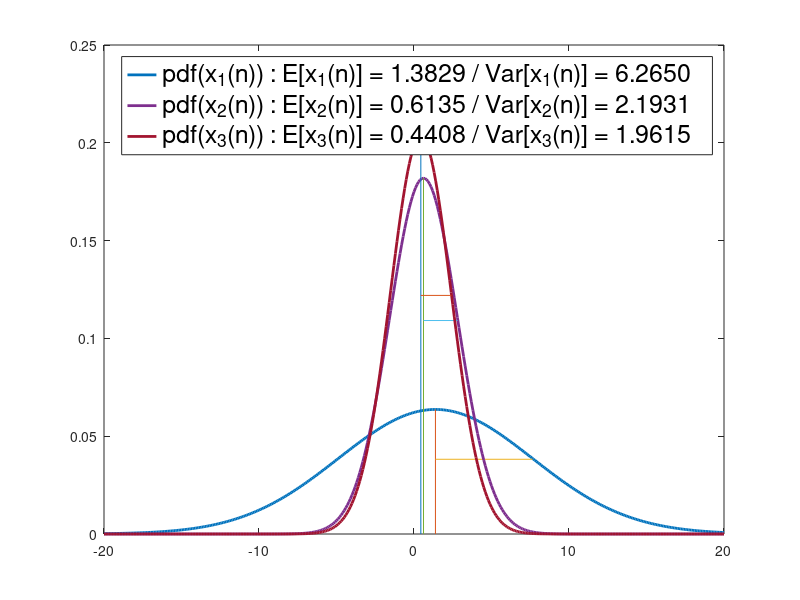
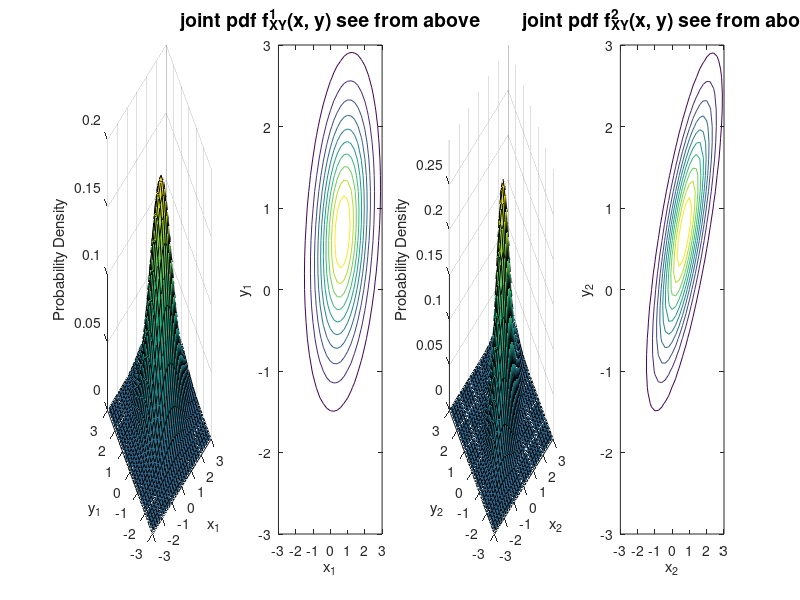
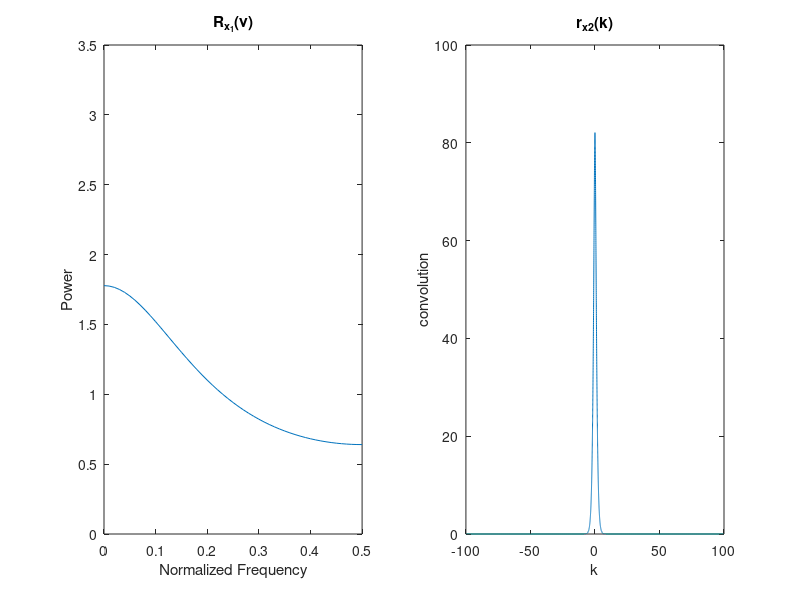

Write MATLAB code to recreate these figures, in order.
clear all
close all

%% task 1
clear all

load('Gaussian1D.mat')

x = -20:.1:20;

figure(1)
pd1 = makedist('Normal', 'mu', mean(s1), 'sigma', var(s1));

pdf1 = pdf(pd1, x);
p1 = plot(x,pdf1,'LineWidth',2); hold on
plot([mean(s1) mean(s1)], [0 0.06368], '-');
plot([mean(s1) mean(s1)+var(s1)], [0.038208 0.038208], '-');

pd2 = makedist('Normal', 'mu', mean(s2), 'sigma', var(s2));
pdf2 = pdf(pd2, x);
p2 = plot(x,pdf2,'LineWidth',2); hold on
plot([mean(s2) mean(s2)], [0 0.1819], '-');
plot([mean(s2) mean(s2)+var(s2)], [0.10914 0.10914], '-');

pd3 = makedist('Normal', 'mu', mean(s3), 'sigma', var(s3));
pdf3 = pdf(pd3, x);
p3 = plot(x,pdf3,'LineWidth',2); hold on
plot([mean(s3) mean(s3)], [0 0.2033], '-');
plot([mean(s3) mean(s3)+var(s3)], [0.12198 0.12198], '-');

title('')
legend([p1 p2 p3], {'pdf(x_1(n)) : E[x_1(n)] = 1.3829 / Var[x_1(n)] = 6.2650', 'pdf(x_2(n)) : E[x_2(n)] = 0.6135 / Var[x_2(n)] = 2.1931', 'pdf(x_3(n)) : E[x_3(n)] = 0.4408 / Var[x_3(n)] = 1.9615'}, 'Fontsize', 18);

%% task 2
clear all

load('Gaussian2D.mat')

figure(2)
subplot(1,4,1)
mu = mean(s1);
Sigma = corrcoef(s1);
x1 = -3:.2:3; y1 = -3:.2:3;
[X1,Y1] = meshgrid(x1,y1);
F1 = mvnpdf([X1(:) Y1(:)],mu,Sigma);
F1 = reshape(F1,length(y1),length(x1));
surf(x1,y1,F1);
caxis([min(F1(:))-.5*range(F1(:)),max(F1(:))]);
axis([-3 3 -3 3 0 .2])
xlabel('x_1'); ylabel('y_1'); zlabel('Probability Density');

subplot(1,4,3)
mu = mean(s2);
Sigma = corrcoef(s2);
x2 = -3:.2:3; y2 = -3:.2:3;
[X2,Y2] = meshgrid(x2,y2);
F2 = mvnpdf([X2(:) Y2(:)],mu,Sigma);
F2 = reshape(F2,length(y2),length(x2));
surf(x2,y2,F2);
caxis([min(F2(:))-.5*range(F2(:)),max(F2(:))]);
axis([-3 3 -3 3 0 .3])
xlabel('x_2'); ylabel('y_2'); zlabel('Probability Density');

subplot(1,4,2)
contour(x1,y1,F1);
xlabel('x_1'); ylabel('y_1');
title('joint pdf f_{XY}^1(x, y) see from above', 'FontSize', 14);

subplot(1,4,4)
contour(x2,y2,F2);
xlabel('x_2'); ylabel('y_2');
title('joint pdf f_{XY}^2(x, y) see from above', 'FontSize', 14);

%% Task 4
clear all

load('SinusInNoise1.mat');

figure(4)
subplot(1,2,1)
periodogram(y1);
title('Power spectrum of output 1');
subplot(1,2,2)
periodogram(y2);
title('Power spectrum of output 2');

%% Task 5
clear all

load('SinusInNoise2.mat');

figure(4)
periodogram(y);
title('Periodogram');

%% Task6

clear all

f = 0:0.01:0.5;

R1 = 1./(17/16 - 0.5*cos(2*pi*f));
R2 = 1./(17/16 - 0.5*cos(2*pi*f)).^2;

subplot(1,2,1)
plot(f, R1);
xlabel('Normalized Frequency'); ylabel('Power');
title('R_{x_1}(\nu)')
axis([0 0.5 0 3.5])
subplot(1,2,2)
plot(f, R2);
xlabel('Normalized Frequency'); ylabel('Power');
title('R_{x_2}(\nu)')
axis([0 0.5 0 3.5])

%% Task 7
clear all

N = 50;

k = -N:0.01:N;

r = 0.25.^abs(k);
c = 256/225 * conv(r, r);
plot(-2*N:0.01:2*N, c);
title('r_{x2}(k)')
xlabel('k'); ylabel('convolution');

x=256/225*(0.25.^abs(k).*(abs(k).*(1+0.25^2) + 1- 0.25^2))/(1 - 0.25^2);

